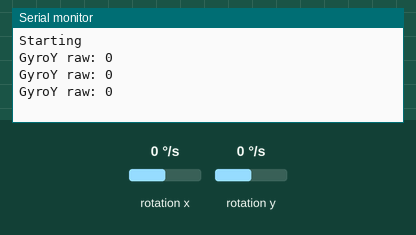
Bench run of a sketch on a simulated Arduino Uno, built with avr-gcc and run on an emulated ATmega328P. Shown: the last lines printed to the serial monitor. Wiring (inferred from the names in the program): MPU-6050 motion sensor at I2C address 0x68. Inputs (shaded band) come from the test bench; at power-on: rotation y 0 °/s, rotation x 0 °/s.

Above: at 1.3 s.
1.4 s: rotation y set to -192 °/s
At 2.0 s:
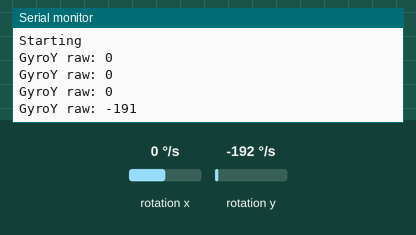
2.9 s: rotation y set to -100 °/s
At 3.6 s:
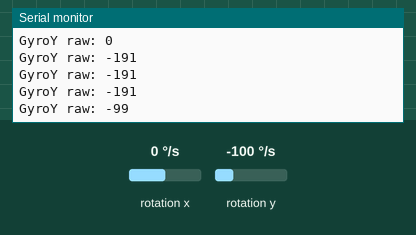
Timing chart, 0 to 5.9 s (numbered marks = the images above; inputs shaded):
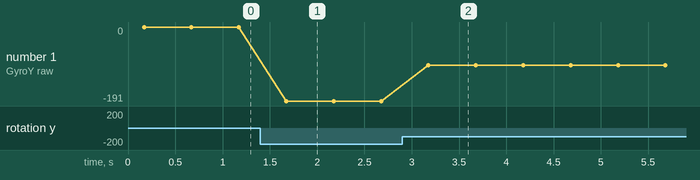

The sketch:

gyro_test.ino
```cpp
/*
 * This is an example where we configure te data of the MPU6050
 * and read the gyro data and print it to the serial monitor
 *
 * Arduino pin    |   MPU6050
 * 5V             |   Vcc
 * GND            |   GND
 * A4             |   SDA
 * A5             |   SCL
 */

//Includes
#include <Wire.h>


//Variables
float elapsedTime, time, timePrev;        //Variables for time control
int gyro_error=0;                         //We use this variable to only calculate once the gyro data error
int16_t Gyr_rawX, Gyr_rawY, Gyr_rawZ;     //Here we store the raw data read
float Gyro_angle_x, Gyro_angle_y;         //Here we store the angle value obtained with Gyro data
float Gyro_raw_error_x, Gyro_raw_error_y; //Here we store the initial gyro data error


void setup() {
  Wire.begin();                           //begin the wire comunication
  Wire.beginTransmission(0x68);           //begin, Send the slave adress (in this case 68)
  Wire.write(0x6B);                       //make the reset (place a 0 into the 6B register)
  Wire.write(0x00);
  Wire.endTransmission(true);             //end the transmission

  Wire.beginTransmission(0x68);           //begin, Send the slave adress (in this case 68)
  Wire.write(0x1B);                       //We want to write to the GYRO_CONFIG register (1B hex)
  Wire.write(0x10);                       //Set the register bits as 00010000 (1000dps full scale)
  Wire.endTransmission(true);             //End the transmission with the gyro

  Serial.begin(9600);                     //Remember to set this same baud rate to the serial monitor
  Serial.println("Starting");
  time = millis();                        //Start counting time in milliseconds


/*Here we calculate the gyro data error before we start the loop
 * I make the mean of 200 values, that should be enough*/
  if(gyro_error==0)
  {
    for(int i=0; i<200; i++)
    {
      Wire.beginTransmission(0x68);            //begin, Send the slave adress (in this case 68)
      Wire.write(0x43);                        //First adress of the Gyro data
      Wire.endTransmission(false);
      Wire.requestFrom(0x68,4,true);           //We ask for just 4 registers

      Gyr_rawX=Wire.read()<<8|Wire.read();     //Once again we shif and sum
      Gyr_rawY=Wire.read()<<8|Wire.read();

      /*---X---*/
      Gyro_raw_error_x = Gyro_raw_error_x + (Gyr_rawX/32.8);
      /*---Y---*/
      Gyro_raw_error_y = Gyro_raw_error_y + (Gyr_rawY/32.8);
      if(i==199)
      {
        Gyro_raw_error_x = Gyro_raw_error_x/200;
        Gyro_raw_error_y = Gyro_raw_error_y/200;
        gyro_error=1;
      }
    }
  }
}//end of setup void


void loop() {
    timePrev = time;                        // the previous time is stored before the actual time read
    time = millis();                        // actual time read
    elapsedTime = (time - timePrev) / 1000; //divide by 1000 in order to obtain seconds


//////////////////////////////////////Gyro read/////////////////////////////////////

    Wire.beginTransmission(0x68);            //begin, Send the slave adress (in this case 68)
    Wire.write(0x43);                        //First adress of the Gyro data
    Wire.endTransmission(false);
    Wire.requestFrom(0x68,4,true);           //We ask for just 4 registers

    Gyr_rawX=Wire.read()<<8|Wire.read();     //Once again we shif and sum
    Gyr_rawY=Wire.read()<<8|Wire.read();
    /*Now in order to obtain the gyro data in degrees/seconds we have to divide first
    the raw value by 32.8 because that's the value that the datasheet gives us for a 1000dps range*/
    /*---X---*/
    Gyr_rawX = (Gyr_rawX/32.8) - Gyro_raw_error_x;
    /*---Y---*/
    Gyr_rawY = (Gyr_rawY/32.8) - Gyro_raw_error_y;

    /*Now we integrate the raw value in degrees per seconds in order to obtain the angle
    * If you multiply degrees/seconds by seconds you obtain degrees */
    /*---X---*/
    Gyro_angle_x = Gyro_angle_x  + Gyr_rawX*elapsedTime;
    /*---X---*/
    Gyro_angle_y = Gyro_angle_y  + Gyr_rawY*elapsedTime;

    // Serial.print("GyroX raw: ");
    // Serial.print(Gyr_rawX);
    // Serial.print("   |   ");
    Serial.print("GyroY raw: ");
    Serial.println(Gyr_rawY);
    // Serial.print("   |   ");
    // Serial.print("GyroX angle: ");
    // Serial.print(Gyro_angle_x);
    // Serial.print("   |   ");
    // Serial.print("GyroY angle: ");
    // Serial.println(Gyro_angle_y);
  delay(500);
}
```

Measured:
- after the input at 1.4 s, the serial monitor: prints a new line after 0.27 s (image 1)
- after the input at 2.9 s, the serial monitor: prints a new line after 0.28 s (image 2)
- plotted number 1: 0 → -191 after the input at 1.4 s, -191 → -99 after the input at 2.9 s
